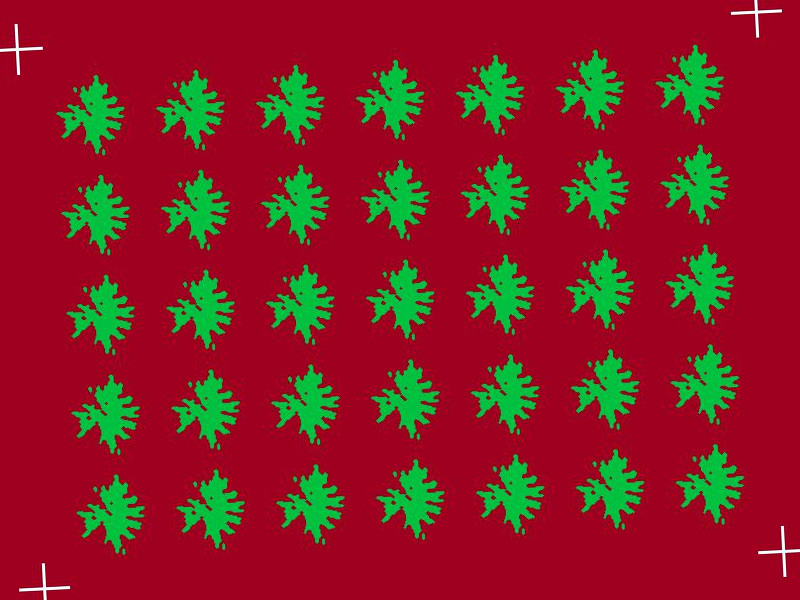
#> input picture data/toy-birdview-rgb-input.jpg, 800 x 600 px; the run also reads 1 picture not shown here
$ jupyter execute 11._Fenotipagem_-_Alinhamento_de_imagens_obtidas_por_VANTs.ipynb   (shell and % lines are left out)   (older library calls are emulated)
#> lines starting #> are read from the running program, lines starting #| are printed output that depends on the picture; after the words box and inside, x2 and y2 are one past the last pixel; in counts of white or black regions, pixels touching at a corner belong together
[cell 1]
import numpy as np

from matplotlib import pyplot as plt

from skimage import io

# Alinhamento de imagens obtidas por VANTs

Imagens obtidas por VANTs apresentam:

* diferenças de **orientação** devidas à posição do veículo (rotações, translações);
* diferenças de **escala** devidas
  * à altura do veículo e
  * à resolução de diferentes sensores;
* diferenças de **perspectiva** (*tilt*, inclinação do veículo).

Grupos de pesquisa que realizam fenotipagem de campo empregram **marcadores**, objetos conhecidos que são visíveis nas imagens obtidas pelo VANT. Ver:

Liebisch *et al.* *Plant Methods* (2015) 11:9 [DOI 10.1186/s13007-015-0048-8](http://dx.doi.org/10.1186/s13007-015-0048-8).

Abaixo, temos um exemplo com imagens sintéticas. Uma corresponde a uma **imagem no espectro visível**, RGB, enquanto a outra corresponde a uma **imagem térmica**, de menor resolução, em que o *tilt* da aeronave causou uma **transformação perspectiva**.

[cell 2]
I_rgb = io.imread('data/toy-birdview-rgb-input.jpg')
#> I_rgb is the input picture: shape (600, 800, 3); mean R, G, B 134.6, 31.6, 37.4
I_thermo = np.array(io.imread('data/toy-birdview-thermo-input.png')[:,:,0], dtype=np.float32)
#> I_thermo: shape (240, 316) float32; min 87, max 198, mean 156.4
I_thermo = I_thermo/255 * 50.
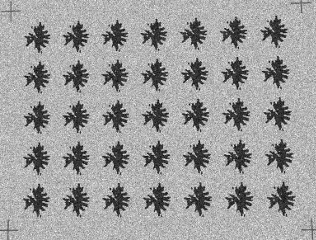
#> I_thermo: shape (240, 316) float32; min 17.06, max 38.82, mean 30.7; drawn with min black and max white

[cell 3]
plt.figure(figsize=(10,5))
plt.subplot(1,2,1)
plt.imshow(I_rgb)

plt.subplot(1,2,2)
plt.imshow(I_thermo, cmap=plt.cm.viridis)
plt.colorbar()
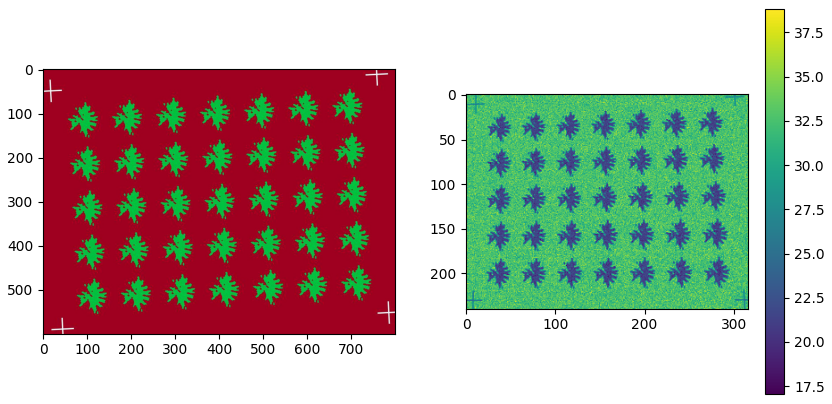
#> figure drawn by matplotlib, 3 panels

Quatro marcadores foram inseridos para que correções, na forma de **transformações projetivas**, possam ser realizadas. Assumindo um mapa conhecido para as parcelas, determinamos que os 4 marcadores devem ser mapeados para os seguintes pontos:

[cell 4]
src = np.array([[30, 30], [770, 30], [30, 570], [770, 570]])

Buscando os marcadores na imagem RGB, observamos que eles se encontram nas seguintes coordenadas:

[cell 5]
dst_rgb = np.array([[16, 48], [757, 12], [45, 589], [785, 550]])

O módulo `transform` no pacote scikit-image é capaz de estimar a transformação e aplicá-la a imagem:

[cell 6]
from skimage import transform as tf

[cell 7]
tform3 = tf.ProjectiveTransform()
tform3.estimate(src, dst_rgb)
warped_rgb = tf.warp(I_rgb, tform3)
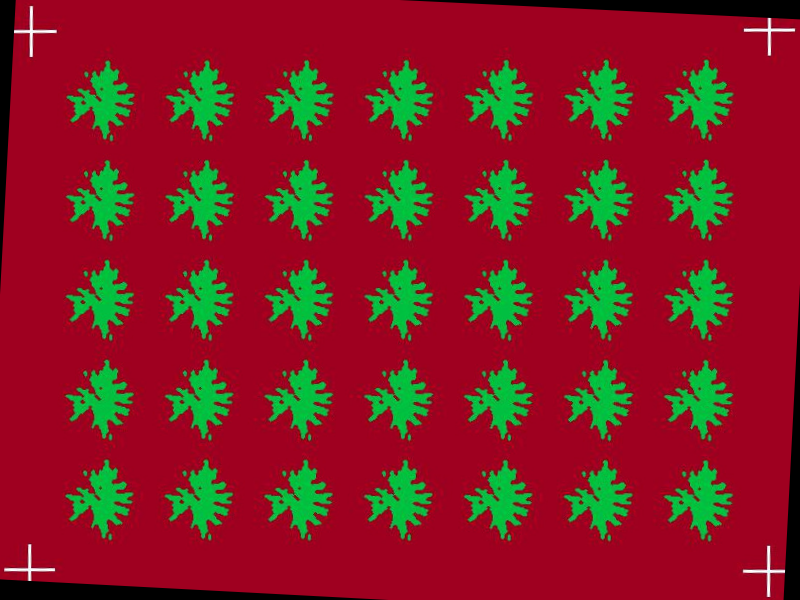
#> warped_rgb: shape (600, 800, 3) float64; mean R, G, B 0.511, 0.123, 0.143

[cell 8]
plt.figure(figsize=(10,5))
plt.imshow(warped_rgb)

O mesmo pode ser feito com a imagem térmica. Nela, encontramos os marcadores nas posições:

[cell 9]
dst_thermo = np.array([[10, 10], [301, 2], [7, 230], [312, 229]])

[cell 10]
tform3 = tf.ProjectiveTransform()
tform3.estimate(src, dst_thermo)
warped_thermo = tf.warp(I_thermo/50., tform3, output_shape=(600,800))
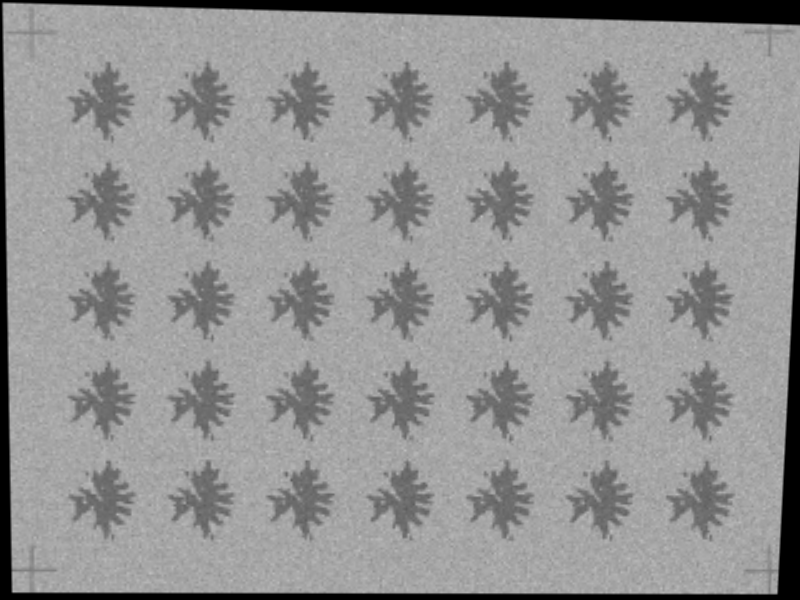
#> warped_thermo: shape (600, 800) float32; min 0, max 0.759, mean 0.581
warped_thermo = warped_thermo * 50
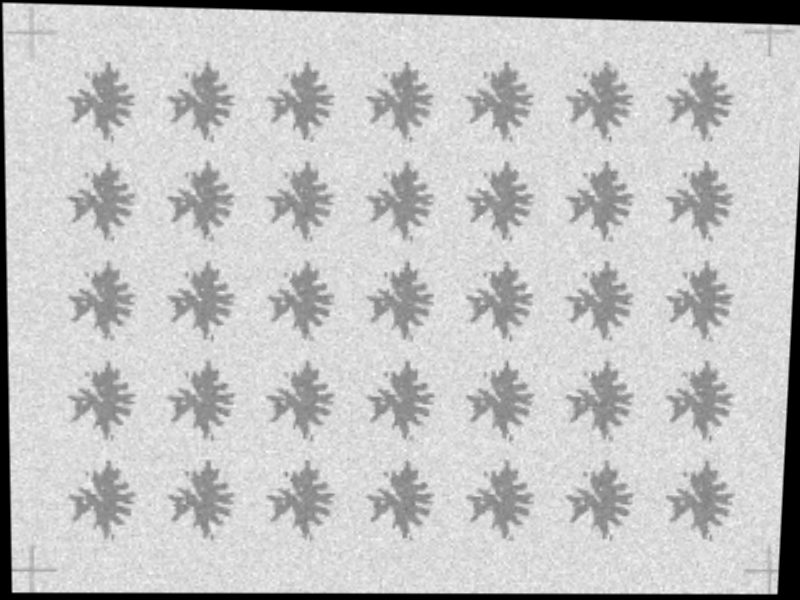
#> warped_thermo: shape (600, 800) float32; min 0, max 37.93, mean 29; drawn with min black and max white

[cell 11]
plt.imshow(warped_thermo, cmap=plt.cm.viridis)
plt.colorbar()
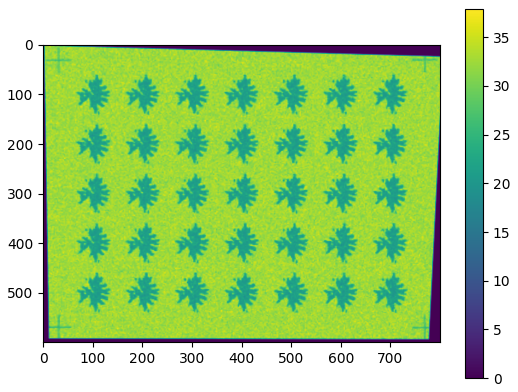
#> figure drawn by matplotlib, 2 panels

Agora as duas imagens estão alinhadas:

[cell 12]
plt.imshow(warped_rgb, interpolation='nearest', alpha=0.7, cmap=plt.cm.viridis)
plt.imshow(warped_thermo, interpolation='nearest', alpha=0.5, )

Com as imagens alinhadas, finalmente podemos estabelecer relações entre elas. Abaixo, utilizamos a imagem RGB para identificar os pixeis correspondentes às plantas:

[cell 13]
plant = warped_rgb[:,:,1] > warped_rgb[:,:,0]
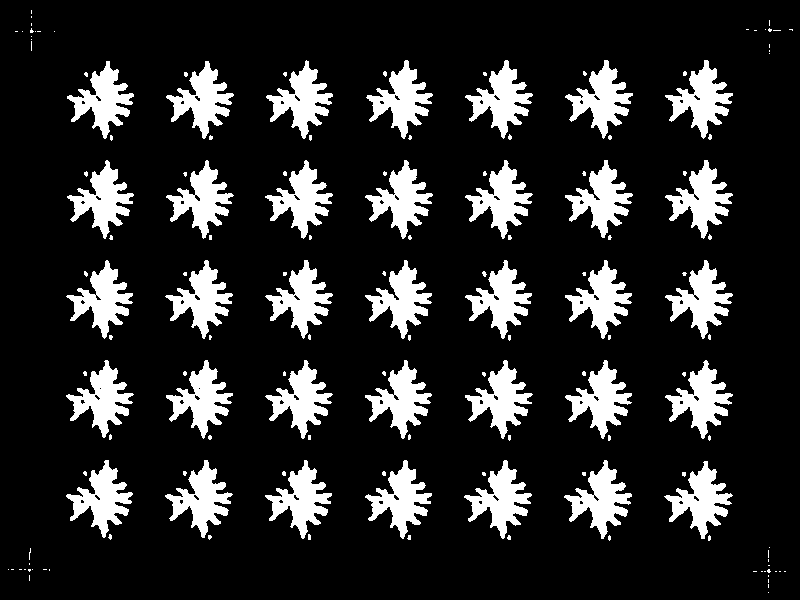
#> plant: shape (600, 800) bool; 16.3% white; 153 white regions (118 under 20 px), largest, box (x1, y1, x2, y2) and area: (564, 460, 632, 539) 2223, (664, 461, 733, 539) 2218, (464, 460, 532, 539) 2217
plt.imshow(plant, cmap=plt.cm.binary_r)

[cell 14]
import seaborn

Vamos demarcar nossa **região de interesse**, removendo os marcadores e demais áreas indesejadas:

[cell 15]
thermo_roi = warped_thermo[35:565,35:765]
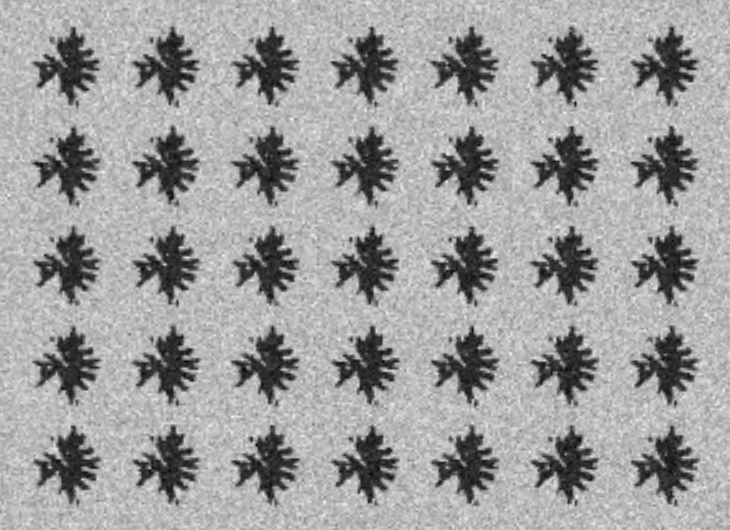
#> thermo_roi: shape (530, 730) float32; min 17.9, max 37.93, mean 30.4; drawn with min black and max white
plant_roi = plant[35:565,35:765]
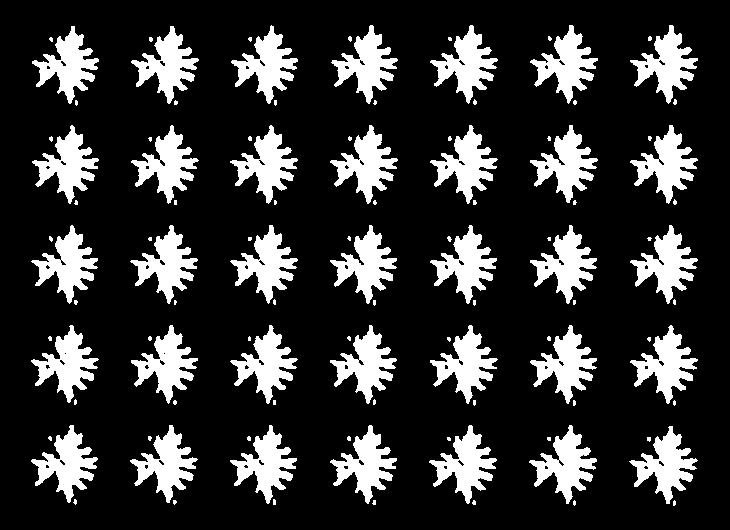
#> plant_roi: shape (530, 730) bool; 20.1% white; 105 white regions (70 under 20 px), largest, box (x1, y1, x2, y2) and area: (529, 425, 597, 504) 2223, (629, 426, 698, 504) 2218, (429, 425, 497, 504) 2217

[cell 16]
plt.imshow(thermo_roi, interpolation='nearest', alpha=0.7, cmap=plt.cm.viridis)
plt.imshow(plant_roi, interpolation='nearest', alpha=0.5, )

Com a máscara obtida a partir da imagem RGB, podemos identificar as temperaturas das plantas na imagem termal:

[cell 17]
plt.figure(figsize=(10,5))
h_termo_soil = plt.hist(thermo_roi[plant_roi == False], bins=100, normed=True, alpha=0.7, label='Solo')
h_thermo_plant = plt.hist(thermo_roi[plant_roi], bins=100, normed=True, alpha=0.7, label='Planta')
plt.legend()
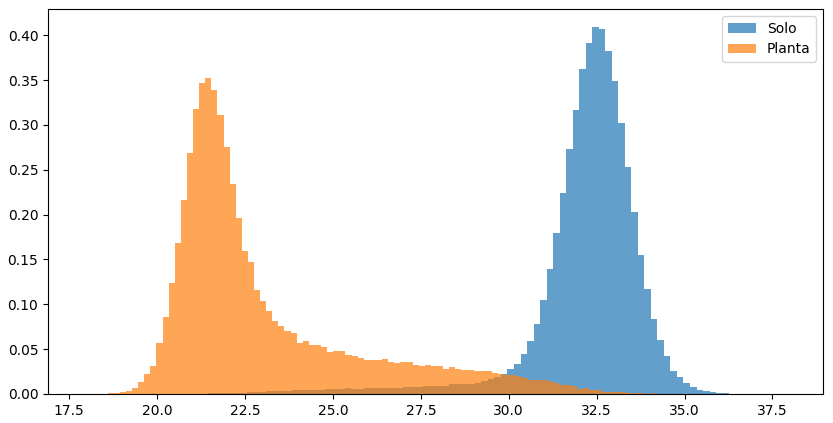
#> figure drawn by matplotlib, 1 panel; tallest bar 0.409 high, from x = 32.37 to 32.56; tallest bar 0.352 high, from x = 21.37 to 21.54
